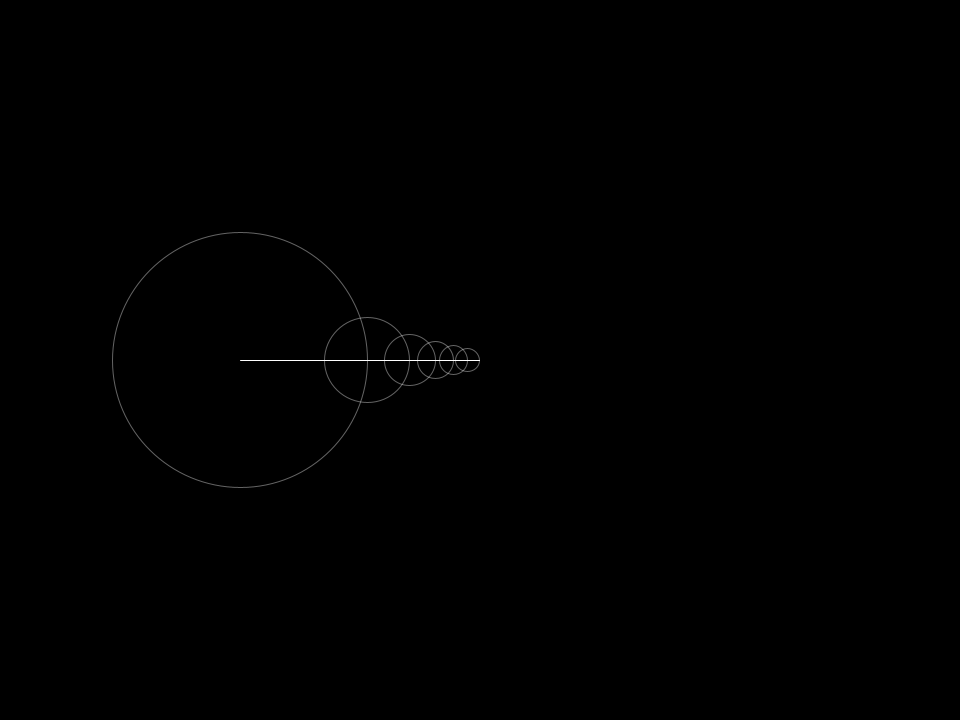
Frame 1 (no input)
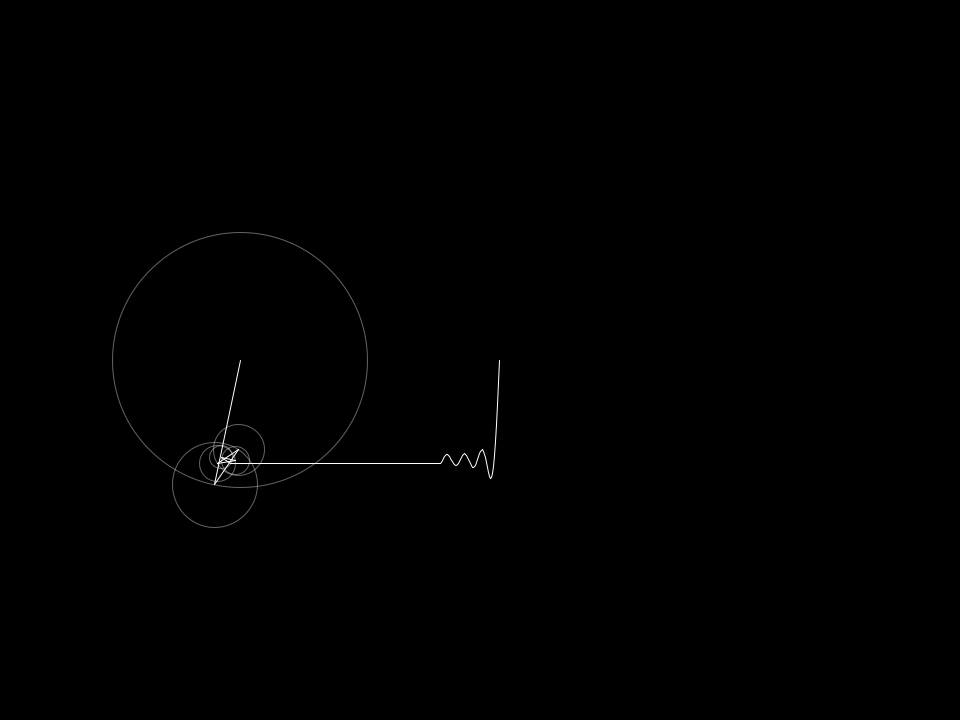
Frame 60 (the mouse pressed at the canvas centre just before this capture)
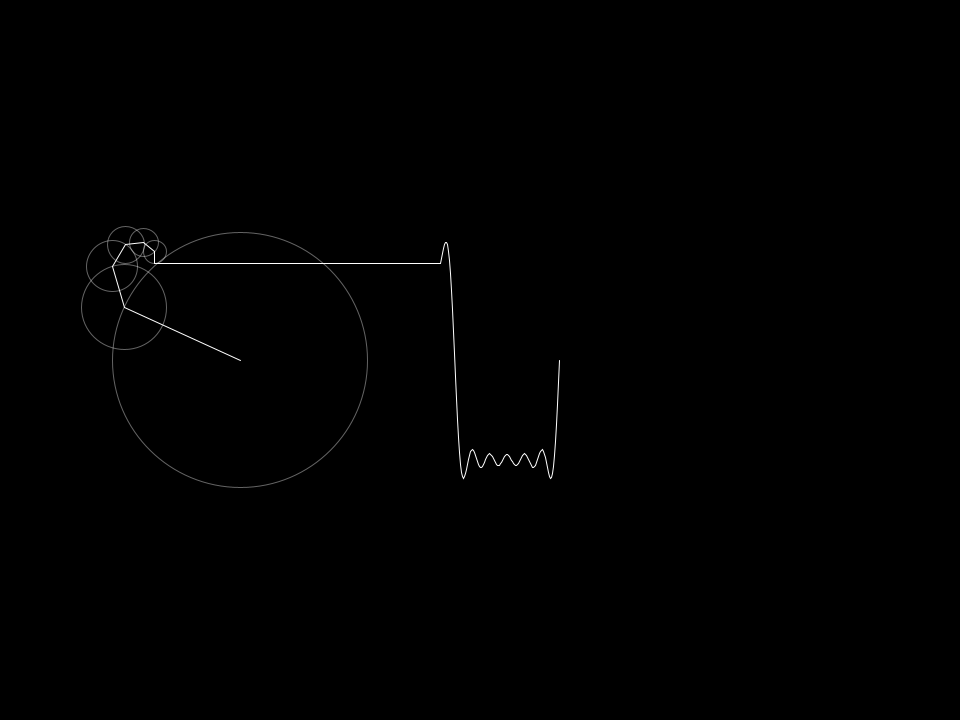
Frame 120 (the mouse held since frame 60 and released just before this capture)

The Processing sketch that drew these frames (run headless with seeded random() and noise(); from frame 60 on, the mouse is pressed at the canvas centre):

// Processing sketch: main2
// ── main2.pde
/* 
Modelling a fourier series
Set up a circle and, using polar coordinates, make an ellipse travel around its edge

*/
float time;
float radius;
ArrayList<Float> wave;
int track_lim;
int armNum;

void settings(){
  size(960,720);
}

void setup(){
  track_lim = 600;
  time = 0.0;
  wave = new ArrayList<Float>();
  armNum = 6;
//  n = 1;
}

void draw(){
  background(0);
  translate(width/4, height/2); //set the centre to be 1/4 across, 1/2 way down
  //reset x and y each time to start from zero
  float x = 0;
  float y = 0;
  for (int i = 0; i < armNum; i++){
     //calculating the radius of the ellipse
    float prevx = x;
    float prevy = y;
    float n = 2 * i + 1; //odd n's 
    float r = 100 * (4 / (n * PI));
    float D = 2 * r;
    
  //working out the x, y coordinates of the edges of the ellipse
  x += r * cos(n * time);
  y += r * sin(n * time);

    
  //draw the ellipse
  noFill();
  stroke(255,100);
  ellipse(prevx,prevy,D,D);
  
  //draw a dot going around the edge of the circle
  //fill(255);
  //ellipse(x, y, 8, 8);
  
  //draw a line from the centre of the circle to the edge
  stroke(255);
  line(prevx, prevy, x, y);
  
} //end loop

// capture the last y value and store it at the FRONT of the wave ArrayList
  wave.add(0, y);

  //draw wave, starting from (0, y)
  //move across
  translate(200, 0);
  noFill();
  beginShape();
  for (int i = 0; i < wave.size(); i++){
    vertex(i, wave.get(i));
  }
  endShape();
  
  //draw the connecting line
  line(x - 200, y, 0, wave.get(0));
   
  //increment time  
  time += 0.03;
  
  //get rid of wave values we don't need over some threshold
  if (wave.size() > track_lim){
    wave.remove(track_lim - 1);
  }
}
